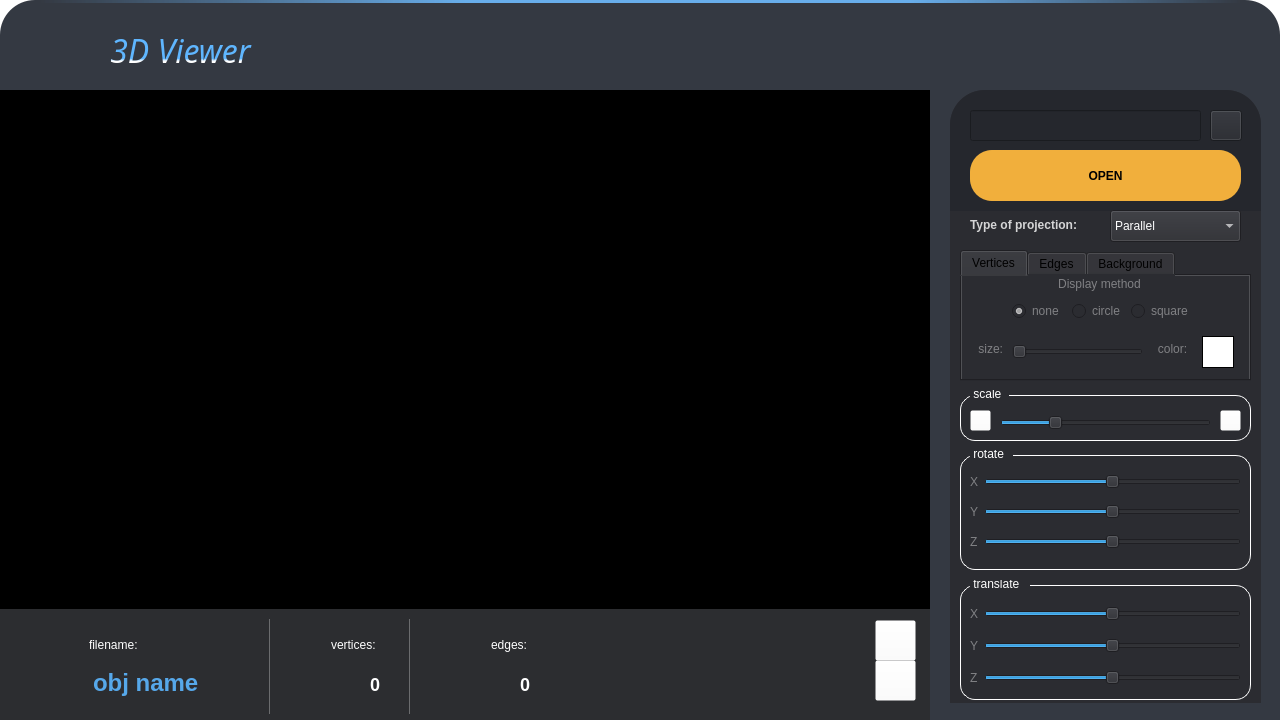
<?xml version="1.0" encoding="UTF-8"?>
<ui version="4.0">
 <class>MainWindow</class>
 <widget class="QMainWindow" name="MainWindow">
  <property name="geometry">
   <rect>
    <x>0</x>
    <y>0</y>
    <width>1280</width>
    <height>720</height>
   </rect>
  </property>
  <property name="windowTitle">
   <string>MainWindow</string>
  </property>
  <property name="styleSheet">
   <string notr="true">QMainWindow {
background-color: rgba(255, 255, 255, 0);
}

</string>
  </property>
  <widget class="QWidget" name="centralwidget">
   <property name="enabled">
    <bool>true</bool>
   </property>
   <property name="styleSheet">
    <string notr="true"/>
   </property>
   <widget class="QFrame" name="ViewerUI">
    <property name="geometry">
     <rect>
      <x>0</x>
      <y>0</y>
      <width>1280</width>
      <height>720</height>
     </rect>
    </property>
    <property name="styleSheet">
     <string notr="true">QFrame {
border-top-left-radius: 35px;
border-top-right-radius: 35px; 
background-color: rgb(52, 57, 66);
}
</string>
    </property>
    <property name="frameShape">
     <enum>QFrame::StyledPanel</enum>
    </property>
    <property name="frameShadow">
     <enum>QFrame::Raised</enum>
    </property>
    <widget class="GlWidget" name="OpenGlWidget" native="true">
     <property name="enabled">
      <bool>true</bool>
     </property>
     <property name="geometry">
      <rect>
       <x>-1</x>
       <y>90</y>
       <width>931</width>
       <height>523</height>
      </rect>
     </property>
     <property name="styleSheet">
      <string notr="true">GlWidget {
background-color: black;
}
</string>
     </property>
    </widget>
    <widget class="QFrame" name="blueline">
     <property name="geometry">
      <rect>
       <x>40</x>
       <y>0</y>
       <width>1200</width>
       <height>3</height>
      </rect>
     </property>
     <property name="styleSheet">
      <string notr="true">background-color: qlineargradient(spread:pad, x1:0, y1:0, x2:1, y2:0, stop:0 rgba(255, 255, 255, 0), stop:0.35468 rgba(104, 174, 235, 255), stop:0.724138 rgba(104, 174, 235, 255), stop:1 rgba(255, 255, 255, 0));

</string>
     </property>
     <property name="frameShape">
      <enum>QFrame::StyledPanel</enum>
     </property>
     <property name="frameShadow">
      <enum>QFrame::Raised</enum>
     </property>
    </widget>
    <widget class="QFrame" name="title">
     <property name="geometry">
      <rect>
       <x>40</x>
       <y>30</y>
       <width>231</width>
       <height>41</height>
      </rect>
     </property>
     <property name="frameShape">
      <enum>QFrame::StyledPanel</enum>
     </property>
     <property name="frameShadow">
      <enum>QFrame::Raised</enum>
     </property>
     <widget class="QLabel" name="h1">
      <property name="geometry">
       <rect>
        <x>0</x>
        <y>5</y>
        <width>281</width>
        <height>31</height>
       </rect>
      </property>
      <property name="font">
       <font>
        <family>Space Crusaders</family>
        <pointsize>-1</pointsize>
        <italic>true</italic>
        <bold>false</bold>
       </font>
      </property>
      <property name="styleSheet">
       <string notr="true">background-color: rgba(0, 0, 0, 0);
font-size: 32px;
color: qlineargradient(spread:pad, x1:0.5, y1:0, x2:0.5, y2:26, stop:0.9 rgba(95, 182, 255, 255), stop:1 rgba(255, 255, 255, 255));


</string>
      </property>
      <property name="text">
       <string>3D Viewer</string>
      </property>
      <property name="alignment">
       <set>Qt::AlignCenter</set>
      </property>
     </widget>
     <widget class="QFrame" name="icon">
      <property name="geometry">
       <rect>
        <x>0</x>
        <y>0</y>
        <width>41</width>
        <height>41</height>
       </rect>
      </property>
      <property name="font">
       <font>
        <family>Mshtakan</family>
       </font>
      </property>
      <property name="autoFillBackground">
       <bool>false</bool>
      </property>
      <property name="styleSheet">
       <string notr="true">image: url(:/res/assets/img/3d.svg);</string>
      </property>
      <property name="frameShape">
       <enum>QFrame::StyledPanel</enum>
      </property>
      <property name="frameShadow">
       <enum>QFrame::Raised</enum>
      </property>
     </widget>
    </widget>
    <widget class="QFrame" name="aside">
     <property name="geometry">
      <rect>
       <x>950</x>
       <y>90</y>
       <width>311</width>
       <height>613</height>
      </rect>
     </property>
     <property name="styleSheet">
      <string notr="true">background-color: rgb(43, 44, 49);


</string>
     </property>
     <property name="frameShape">
      <enum>QFrame::StyledPanel</enum>
     </property>
     <property name="frameShadow">
      <enum>QFrame::Raised</enum>
     </property>
     <widget class="QFrame" name="open_file_layer">
      <property name="geometry">
       <rect>
        <x>0</x>
        <y>0</y>
        <width>311</width>
        <height>121</height>
       </rect>
      </property>
      <property name="styleSheet">
       <string notr="true">background-color: rgb(37, 39, 45);</string>
      </property>
      <property name="frameShape">
       <enum>QFrame::StyledPanel</enum>
      </property>
      <property name="frameShadow">
       <enum>QFrame::Raised</enum>
      </property>
      <widget class="QPushButton" name="renderBtn">
       <property name="geometry">
        <rect>
         <x>20</x>
         <y>60</y>
         <width>271</width>
         <height>51</height>
        </rect>
       </property>
       <property name="styleSheet">
        <string notr="true">QPushButton {
border-radius: 22px;
background-color: rgb(241, 175, 60);
font-weight: 500;
}

QPushButton:hover {
	background-color: rgb(255, 198, 68);
}

QPushButton:pressed {
	margin-top: 5px;
	margin-right: 5px;
	margin-left: 5px;
	background-color: rgb(214, 249, 86);
}

</string>
       </property>
       <property name="text">
        <string>OPEN</string>
       </property>
      </widget>
      <widget class="QLineEdit" name="pathObj">
       <property name="geometry">
        <rect>
         <x>20</x>
         <y>20</y>
         <width>231</width>
         <height>31</height>
        </rect>
       </property>
       <property name="styleSheet">
        <string notr="true">padding-left: 5px;
padding-right: 5px;
color: rgb(255, 255, 255);</string>
       </property>
       <property name="readOnly">
        <bool>true</bool>
       </property>
      </widget>
      <widget class="QPushButton" name="openObjBtn">
       <property name="geometry">
        <rect>
         <x>260</x>
         <y>20</y>
         <width>32</width>
         <height>31</height>
        </rect>
       </property>
       <property name="styleSheet">
        <string notr="true">QPushButton {
	image: url(:/res/assets/img/open.svg);
}</string>
       </property>
       <property name="text">
        <string/>
       </property>
      </widget>
     </widget>
     <widget class="QFrame" name="Affines_transformations">
      <property name="geometry">
       <rect>
        <x>0</x>
        <y>300</y>
        <width>311</width>
        <height>321</height>
       </rect>
      </property>
      <property name="frameShape">
       <enum>QFrame::StyledPanel</enum>
      </property>
      <property name="frameShadow">
       <enum>QFrame::Raised</enum>
      </property>
      <widget class="QFrame" name="translate">
       <property name="geometry">
        <rect>
         <x>10</x>
         <y>190</y>
         <width>291</width>
         <height>120</height>
        </rect>
       </property>
       <property name="styleSheet">
        <string notr="true">QFrame {
color: white;
margin-top: 5px;
border: 1px solid white;
border-radius: 15px;
}

QLabel {
margin-top: 0;
border: none;
}</string>
       </property>
       <property name="frameShape">
        <enum>QFrame::StyledPanel</enum>
       </property>
       <property name="frameShadow">
        <enum>QFrame::Raised</enum>
       </property>
       <widget class="QLabel" name="translate_title_4">
        <property name="geometry">
         <rect>
          <x>10</x>
          <y>-4</y>
          <width>60</width>
          <height>16</height>
         </rect>
        </property>
        <property name="text">
         <string> translate </string>
        </property>
       </widget>
       <widget class="QWidget" name="layoutWidget_6">
        <property name="geometry">
         <rect>
          <x>10</x>
          <y>10</y>
          <width>271</width>
          <height>107</height>
         </rect>
        </property>
        <layout class="QVBoxLayout" name="verticalLayout_4">
         <property name="topMargin">
          <number>5</number>
         </property>
         <item>
          <layout class="QHBoxLayout" name="line_10">
           <property name="leftMargin">
            <number>0</number>
           </property>
           <item>
            <widget class="QLabel" name="label_10">
             <property name="styleSheet">
              <string notr="true">	color: rgba(255, 255, 255, 102);</string>
             </property>
             <property name="text">
              <string>X</string>
             </property>
            </widget>
           </item>
           <item>
            <widget class="QSlider" name="translate_x_val">
             <property name="minimum">
              <number>-100</number>
             </property>
             <property name="maximum">
              <number>100</number>
             </property>
             <property name="value">
              <number>0</number>
             </property>
             <property name="orientation">
              <enum>Qt::Horizontal</enum>
             </property>
            </widget>
           </item>
          </layout>
         </item>
         <item>
          <layout class="QHBoxLayout" name="line_11">
           <property name="leftMargin">
            <number>0</number>
           </property>
           <item>
            <widget class="QLabel" name="label_11">
             <property name="styleSheet">
              <string notr="true">	color: rgba(255, 255, 255, 102);</string>
             </property>
             <property name="text">
              <string>Y</string>
             </property>
            </widget>
           </item>
           <item>
            <widget class="QSlider" name="translate_y_val">
             <property name="minimum">
              <number>-100</number>
             </property>
             <property name="maximum">
              <number>100</number>
             </property>
             <property name="value">
              <number>0</number>
             </property>
             <property name="orientation">
              <enum>Qt::Horizontal</enum>
             </property>
            </widget>
           </item>
          </layout>
         </item>
         <item>
          <layout class="QHBoxLayout" name="line_12">
           <property name="leftMargin">
            <number>0</number>
           </property>
           <item>
            <widget class="QLabel" name="label_12">
             <property name="styleSheet">
              <string notr="true">	color: rgba(255, 255, 255, 102);</string>
             </property>
             <property name="text">
              <string>Z</string>
             </property>
            </widget>
           </item>
           <item>
            <widget class="QSlider" name="translate_z_val">
             <property name="minimum">
              <number>-100</number>
             </property>
             <property name="maximum">
              <number>100</number>
             </property>
             <property name="value">
              <number>0</number>
             </property>
             <property name="orientation">
              <enum>Qt::Horizontal</enum>
             </property>
            </widget>
           </item>
          </layout>
         </item>
        </layout>
       </widget>
      </widget>
      <widget class="QFrame" name="rotate">
       <property name="geometry">
        <rect>
         <x>10</x>
         <y>60</y>
         <width>291</width>
         <height>120</height>
        </rect>
       </property>
       <property name="styleSheet">
        <string notr="true">QFrame {
color: white;
margin-top: 5px;
border: 1px solid white;
border-radius: 15px;
}

QLabel {
margin-top: 0;
border: none;
}</string>
       </property>
       <property name="frameShape">
        <enum>QFrame::StyledPanel</enum>
       </property>
       <property name="frameShadow">
        <enum>QFrame::Raised</enum>
       </property>
       <widget class="QLabel" name="rotate_title">
        <property name="geometry">
         <rect>
          <x>10</x>
          <y>-4</y>
          <width>43</width>
          <height>16</height>
         </rect>
        </property>
        <property name="text">
         <string> rotate </string>
        </property>
       </widget>
       <widget class="QWidget" name="layoutWidget">
        <property name="geometry">
         <rect>
          <x>10</x>
          <y>10</y>
          <width>271</width>
          <height>101</height>
         </rect>
        </property>
        <layout class="QVBoxLayout" name="verticalLayout">
         <property name="topMargin">
          <number>5</number>
         </property>
         <item>
          <layout class="QHBoxLayout" name="line">
           <property name="leftMargin">
            <number>0</number>
           </property>
           <item>
            <widget class="QLabel" name="label">
             <property name="styleSheet">
              <string notr="true">	color: rgba(255, 255, 255, 102);</string>
             </property>
             <property name="text">
              <string>X</string>
             </property>
            </widget>
           </item>
           <item>
            <widget class="QSlider" name="rotate_x_val">
             <property name="minimum">
              <number>-360</number>
             </property>
             <property name="maximum">
              <number>360</number>
             </property>
             <property name="singleStep">
              <number>1</number>
             </property>
             <property name="orientation">
              <enum>Qt::Horizontal</enum>
             </property>
            </widget>
           </item>
          </layout>
         </item>
         <item>
          <layout class="QHBoxLayout" name="line_2">
           <property name="leftMargin">
            <number>0</number>
           </property>
           <item>
            <widget class="QLabel" name="label_2">
             <property name="styleSheet">
              <string notr="true">	color: rgba(255, 255, 255, 102);</string>
             </property>
             <property name="text">
              <string>Y</string>
             </property>
            </widget>
           </item>
           <item>
            <widget class="QSlider" name="rotate_y_val">
             <property name="minimum">
              <number>-360</number>
             </property>
             <property name="maximum">
              <number>360</number>
             </property>
             <property name="singleStep">
              <number>0</number>
             </property>
             <property name="orientation">
              <enum>Qt::Horizontal</enum>
             </property>
            </widget>
           </item>
          </layout>
         </item>
         <item>
          <layout class="QHBoxLayout" name="line_3">
           <property name="leftMargin">
            <number>0</number>
           </property>
           <item>
            <widget class="QLabel" name="label_3">
             <property name="styleSheet">
              <string notr="true">	color: rgba(255, 255, 255, 102);</string>
             </property>
             <property name="text">
              <string>Z</string>
             </property>
            </widget>
           </item>
           <item>
            <widget class="QSlider" name="rotate_z_val">
             <property name="minimum">
              <number>-360</number>
             </property>
             <property name="maximum">
              <number>360</number>
             </property>
             <property name="singleStep">
              <number>0</number>
             </property>
             <property name="orientation">
              <enum>Qt::Horizontal</enum>
             </property>
            </widget>
           </item>
          </layout>
         </item>
        </layout>
       </widget>
      </widget>
      <widget class="QFrame" name="scale">
       <property name="geometry">
        <rect>
         <x>10</x>
         <y>0</y>
         <width>291</width>
         <height>51</height>
        </rect>
       </property>
       <property name="styleSheet">
        <string notr="true">QFrame {
color: white;
margin-top: 5px;
border: 1px solid white;
border-radius: 15px;
}

QLabel {
margin-top: 0;
border: none;
}

QPushButton {
	background-color: rgba(255, 255, 255, 0);
}

QPushButton:pressed {
padding-top: 3px;
padding-right: 3px;
}</string>
       </property>
       <property name="frameShape">
        <enum>QFrame::StyledPanel</enum>
       </property>
       <property name="frameShadow">
        <enum>QFrame::Raised</enum>
       </property>
       <widget class="QLabel" name="rotate_title_4">
        <property name="geometry">
         <rect>
          <x>10</x>
          <y>-4</y>
          <width>39</width>
          <height>16</height>
         </rect>
        </property>
        <property name="text">
         <string> scale </string>
        </property>
       </widget>
       <widget class="QSlider" name="scale_val">
        <property name="geometry">
         <rect>
          <x>40</x>
          <y>20</y>
          <width>211</width>
          <height>25</height>
         </rect>
        </property>
        <property name="minimum">
         <number>1</number>
        </property>
        <property name="maximum">
         <number>200</number>
        </property>
        <property name="value">
         <number>50</number>
        </property>
        <property name="orientation">
         <enum>Qt::Horizontal</enum>
        </property>
       </widget>
       <widget class="QPushButton" name="out_btn">
        <property name="geometry">
         <rect>
          <x>10</x>
          <y>20</y>
          <width>21</width>
          <height>21</height>
         </rect>
        </property>
        <property name="styleSheet">
         <string notr="true">QPushButton {
image: url(:/res/assets/img/zoom_out.svg);
}</string>
        </property>
        <property name="text">
         <string/>
        </property>
       </widget>
       <widget class="QPushButton" name="in_btn">
        <property name="geometry">
         <rect>
          <x>260</x>
          <y>20</y>
          <width>21</width>
          <height>21</height>
         </rect>
        </property>
        <property name="styleSheet">
         <string notr="true">QPushButton {
image: url(:/res/assets/img/zoom_in.svg);
}
</string>
        </property>
        <property name="text">
         <string/>
        </property>
       </widget>
      </widget>
      <zorder>rotate</zorder>
      <zorder>scale</zorder>
      <zorder>translate</zorder>
     </widget>
     <widget class="QTabWidget" name="tabWidget">
      <property name="geometry">
       <rect>
        <x>10</x>
        <y>160</y>
        <width>291</width>
        <height>131</height>
       </rect>
      </property>
      <property name="styleSheet">
       <string notr="true"/>
      </property>
      <property name="currentIndex">
       <number>0</number>
      </property>
      <widget class="QWidget" name="vert_tab">
       <property name="styleSheet">
        <string notr="true">	color: rgba(255, 255, 255, 102);</string>
       </property>
       <attribute name="title">
        <string>Vertices</string>
       </attribute>
       <widget class="QLabel" name="vert_method_title">
        <property name="geometry">
         <rect>
          <x>87</x>
          <y>0</y>
          <width>101</width>
          <height>16</height>
         </rect>
        </property>
        <property name="text">
         <string>Display method</string>
        </property>
        <property name="alignment">
         <set>Qt::AlignCenter</set>
        </property>
       </widget>
       <widget class="QSlider" name="vert_size_val">
        <property name="geometry">
         <rect>
          <x>50</x>
          <y>60</y>
          <width>131</width>
          <height>31</height>
         </rect>
        </property>
        <property name="orientation">
         <enum>Qt::Horizontal</enum>
        </property>
       </widget>
       <widget class="QLabel" name="vert_size_title">
        <property name="geometry">
         <rect>
          <x>10</x>
          <y>65</y>
          <width>31</width>
          <height>16</height>
         </rect>
        </property>
        <property name="text">
         <string>size:</string>
        </property>
        <property name="alignment">
         <set>Qt::AlignRight|Qt::AlignTrailing|Qt::AlignVCenter</set>
        </property>
       </widget>
       <widget class="QLabel" name="vert_color_title">
        <property name="geometry">
         <rect>
          <x>190</x>
          <y>65</y>
          <width>41</width>
          <height>16</height>
         </rect>
        </property>
        <property name="text">
         <string>color:</string>
        </property>
        <property name="alignment">
         <set>Qt::AlignCenter</set>
        </property>
       </widget>
       <widget class="QWidget" name="layoutWidget">
        <property name="geometry">
         <rect>
          <x>50</x>
          <y>20</y>
          <width>181</width>
          <height>31</height>
         </rect>
        </property>
        <layout class="QHBoxLayout" name="horizontalLayout">
         <property name="spacing">
          <number>0</number>
         </property>
         <item>
          <widget class="QRadioButton" name="vert_none_val">
           <property name="text">
            <string>none</string>
           </property>
           <property name="checked">
            <bool>true</bool>
           </property>
          </widget>
         </item>
         <item>
          <widget class="QRadioButton" name="vert_circle_val">
           <property name="text">
            <string>circle</string>
           </property>
          </widget>
         </item>
         <item>
          <widget class="QRadioButton" name="vert_square_val">
           <property name="text">
            <string>square</string>
           </property>
          </widget>
         </item>
        </layout>
       </widget>
       <widget class="QPushButton" name="vert_color_val">
        <property name="geometry">
         <rect>
          <x>240</x>
          <y>60</y>
          <width>32</width>
          <height>32</height>
         </rect>
        </property>
        <property name="styleSheet">
         <string notr="true">border-radius: 0;
border: 1px solid black;
background-color: rgb(255, 255, 255);</string>
        </property>
        <property name="text">
         <string/>
        </property>
       </widget>
      </widget>
      <widget class="QWidget" name="edge_tab">
       <property name="styleSheet">
        <string notr="true">	color: rgba(255, 255, 255, 102);</string>
       </property>
       <attribute name="title">
        <string>Edges</string>
       </attribute>
       <widget class="QLabel" name="edge_type_title">
        <property name="geometry">
         <rect>
          <x>90</x>
          <y>0</y>
          <width>101</width>
          <height>16</height>
         </rect>
        </property>
        <property name="text">
         <string>Type</string>
        </property>
        <property name="alignment">
         <set>Qt::AlignCenter</set>
        </property>
       </widget>
       <widget class="QWidget" name="layoutWidget_2">
        <property name="geometry">
         <rect>
          <x>70</x>
          <y>20</y>
          <width>151</width>
          <height>31</height>
         </rect>
        </property>
        <layout class="QHBoxLayout" name="horizontalLayout_2">
         <property name="spacing">
          <number>0</number>
         </property>
         <item>
          <widget class="QRadioButton" name="edge_solid_val">
           <property name="text">
            <string>solid</string>
           </property>
           <property name="checked">
            <bool>true</bool>
           </property>
          </widget>
         </item>
         <item>
          <widget class="QRadioButton" name="edge_dashed_val">
           <property name="text">
            <string>dashed</string>
           </property>
          </widget>
         </item>
        </layout>
       </widget>
       <widget class="QSlider" name="edge_thic_val">
        <property name="geometry">
         <rect>
          <x>80</x>
          <y>60</y>
          <width>101</width>
          <height>31</height>
         </rect>
        </property>
        <property name="minimum">
         <number>1</number>
        </property>
        <property name="maximum">
         <number>100</number>
        </property>
        <property name="orientation">
         <enum>Qt::Horizontal</enum>
        </property>
       </widget>
       <widget class="QLabel" name="edge_color_title">
        <property name="geometry">
         <rect>
          <x>190</x>
          <y>65</y>
          <width>41</width>
          <height>16</height>
         </rect>
        </property>
        <property name="text">
         <string>color:</string>
        </property>
        <property name="alignment">
         <set>Qt::AlignCenter</set>
        </property>
       </widget>
       <widget class="QLabel" name="edge_thic_title">
        <property name="geometry">
         <rect>
          <x>10</x>
          <y>65</y>
          <width>61</width>
          <height>20</height>
         </rect>
        </property>
        <property name="text">
         <string>thickness:</string>
        </property>
        <property name="alignment">
         <set>Qt::AlignRight|Qt::AlignTrailing|Qt::AlignVCenter</set>
        </property>
       </widget>
       <widget class="QPushButton" name="edge_color_val">
        <property name="geometry">
         <rect>
          <x>240</x>
          <y>60</y>
          <width>32</width>
          <height>32</height>
         </rect>
        </property>
        <property name="styleSheet">
         <string notr="true">border-radius: 0;
border: 1px solid black;
background-color: rgb(255, 255, 255);</string>
        </property>
        <property name="text">
         <string/>
        </property>
       </widget>
      </widget>
      <widget class="QWidget" name="back_tab">
       <property name="styleSheet">
        <string notr="true">	color: rgba(255, 255, 255, 102);</string>
       </property>
       <attribute name="title">
        <string>Background</string>
       </attribute>
       <widget class="QLabel" name="back_tab_color_title">
        <property name="geometry">
         <rect>
          <x>60</x>
          <y>35</y>
          <width>121</width>
          <height>20</height>
         </rect>
        </property>
        <property name="text">
         <string>background-color:</string>
        </property>
        <property name="alignment">
         <set>Qt::AlignCenter</set>
        </property>
       </widget>
       <widget class="QPushButton" name="background_color_val">
        <property name="geometry">
         <rect>
          <x>190</x>
          <y>30</y>
          <width>32</width>
          <height>32</height>
         </rect>
        </property>
        <property name="styleSheet">
         <string notr="true">border-radius: 0;
border: 1px solid black;
background-color: rgb(0, 0, 0);</string>
        </property>
        <property name="text">
         <string/>
        </property>
       </widget>
      </widget>
     </widget>
     <widget class="QComboBox" name="projection_types">
      <property name="geometry">
       <rect>
        <x>160</x>
        <y>120</y>
        <width>131</width>
        <height>32</height>
       </rect>
      </property>
      <property name="styleSheet">
       <string notr="true">color: rgb(255, 255, 255);</string>
      </property>
      <item>
       <property name="text">
        <string>Parallel</string>
       </property>
      </item>
      <item>
       <property name="text">
        <string>Central</string>
       </property>
      </item>
     </widget>
     <widget class="QLabel" name="projection_title">
      <property name="geometry">
       <rect>
        <x>20</x>
        <y>127</y>
        <width>131</width>
        <height>16</height>
       </rect>
      </property>
      <property name="styleSheet">
       <string notr="true">color: rgba(255, 255, 255, 0.8);
font-weight: bold;</string>
      </property>
      <property name="text">
       <string>Type of projection:</string>
      </property>
     </widget>
    </widget>
    <widget class="QFrame" name="footer">
     <property name="geometry">
      <rect>
       <x>-1</x>
       <y>609</y>
       <width>931</width>
       <height>111</height>
      </rect>
     </property>
     <property name="styleSheet">
      <string notr="true">background-color: rgb(44, 45, 48);
border-radius: 0;</string>
     </property>
     <property name="frameShape">
      <enum>QFrame::StyledPanel</enum>
     </property>
     <property name="frameShadow">
      <enum>QFrame::Raised</enum>
     </property>
     <widget class="QFrame" name="obj_info">
      <property name="geometry">
       <rect>
        <x>0</x>
        <y>10</y>
        <width>571</width>
        <height>121</height>
       </rect>
      </property>
      <property name="styleSheet">
       <string notr="true">image: none;
color: rgb(255, 255, 255);
</string>
      </property>
      <property name="frameShape">
       <enum>QFrame::StyledPanel</enum>
      </property>
      <property name="frameShadow">
       <enum>QFrame::Raised</enum>
      </property>
      <widget class="QFrame" name="frame_2">
       <property name="geometry">
        <rect>
         <x>30</x>
         <y>0</y>
         <width>231</width>
         <height>91</height>
        </rect>
       </property>
       <property name="frameShape">
        <enum>QFrame::StyledPanel</enum>
       </property>
       <property name="frameShadow">
        <enum>QFrame::Raised</enum>
       </property>
       <widget class="QLabel" name="filename_title">
        <property name="geometry">
         <rect>
          <x>60</x>
          <y>10</y>
          <width>61</width>
          <height>31</height>
         </rect>
        </property>
        <property name="text">
         <string>filename:</string>
        </property>
       </widget>
       <widget class="QLabel" name="filename_ico">
        <property name="geometry">
         <rect>
          <x>10</x>
          <y>10</y>
          <width>41</width>
          <height>31</height>
         </rect>
        </property>
        <property name="styleSheet">
         <string notr="true">image: url(:/res/assets/img/filename.svg);</string>
        </property>
        <property name="text">
         <string/>
        </property>
       </widget>
       <widget class="QLineEdit" name="filename_val">
        <property name="geometry">
         <rect>
          <x>62</x>
          <y>43</y>
          <width>171</width>
          <height>41</height>
         </rect>
        </property>
        <property name="styleSheet">
         <string notr="true">font-size: 24px;
font-weight: bold;
color: rgba(91, 181, 255, 0.9);</string>
        </property>
        <property name="text">
         <string>obj name</string>
        </property>
        <property name="readOnly">
         <bool>true</bool>
        </property>
        <property name="cursorMoveStyle">
         <enum>Qt::LogicalMoveStyle</enum>
        </property>
       </widget>
      </widget>
      <widget class="QFrame" name="frame_3">
       <property name="geometry">
        <rect>
         <x>280</x>
         <y>0</y>
         <width>121</width>
         <height>91</height>
        </rect>
       </property>
       <property name="frameShape">
        <enum>QFrame::StyledPanel</enum>
       </property>
       <property name="frameShadow">
        <enum>QFrame::Raised</enum>
       </property>
       <widget class="QLabel" name="vert_title">
        <property name="geometry">
         <rect>
          <x>52</x>
          <y>10</y>
          <width>61</width>
          <height>31</height>
         </rect>
        </property>
        <property name="text">
         <string>vertices:</string>
        </property>
       </widget>
       <widget class="QLabel" name="vert_ico">
        <property name="geometry">
         <rect>
          <x>10</x>
          <y>10</y>
          <width>41</width>
          <height>31</height>
         </rect>
        </property>
        <property name="styleSheet">
         <string notr="true">image: url(:/res/assets/img/vert_ico.svg);</string>
        </property>
        <property name="text">
         <string/>
        </property>
       </widget>
       <widget class="QLabel" name="vert_numb_val">
        <property name="geometry">
         <rect>
          <x>0</x>
          <y>40</y>
          <width>101</width>
          <height>51</height>
         </rect>
        </property>
        <property name="styleSheet">
         <string notr="true">font-size: 18px;
font-weight: bold;</string>
        </property>
        <property name="text">
         <string>0</string>
        </property>
        <property name="alignment">
         <set>Qt::AlignRight|Qt::AlignTrailing|Qt::AlignVCenter</set>
        </property>
       </widget>
      </widget>
      <widget class="QFrame" name="frame_4">
       <property name="geometry">
        <rect>
         <x>440</x>
         <y>0</y>
         <width>121</width>
         <height>91</height>
        </rect>
       </property>
       <property name="frameShape">
        <enum>QFrame::StyledPanel</enum>
       </property>
       <property name="frameShadow">
        <enum>QFrame::Raised</enum>
       </property>
       <widget class="QLabel" name="edges_title">
        <property name="geometry">
         <rect>
          <x>52</x>
          <y>10</y>
          <width>61</width>
          <height>31</height>
         </rect>
        </property>
        <property name="text">
         <string>edges:</string>
        </property>
       </widget>
       <widget class="QLabel" name="edges_ico">
        <property name="geometry">
         <rect>
          <x>10</x>
          <y>10</y>
          <width>41</width>
          <height>31</height>
         </rect>
        </property>
        <property name="styleSheet">
         <string notr="true">image: url(:/res/assets/img/face_ico.svg);</string>
        </property>
        <property name="text">
         <string/>
        </property>
       </widget>
       <widget class="QLabel" name="edges_numb_val">
        <property name="geometry">
         <rect>
          <x>-10</x>
          <y>40</y>
          <width>101</width>
          <height>51</height>
         </rect>
        </property>
        <property name="styleSheet">
         <string notr="true">font-size: 18px;
font-weight: bold;</string>
        </property>
        <property name="text">
         <string>0</string>
        </property>
        <property name="alignment">
         <set>Qt::AlignRight|Qt::AlignTrailing|Qt::AlignVCenter</set>
        </property>
       </widget>
      </widget>
      <widget class="Line" name="delim2">
       <property name="geometry">
        <rect>
         <x>410</x>
         <y>0</y>
         <width>1</width>
         <height>95</height>
        </rect>
       </property>
       <property name="styleSheet">
        <string notr="true">background-color: rgba(255, 255, 255, 0.3);</string>
       </property>
       <property name="orientation">
        <enum>Qt::Vertical</enum>
       </property>
      </widget>
      <widget class="Line" name="delim1">
       <property name="geometry">
        <rect>
         <x>270</x>
         <y>0</y>
         <width>1</width>
         <height>95</height>
        </rect>
       </property>
       <property name="styleSheet">
        <string notr="true">background-color: rgba(255, 255, 255, 0.3);</string>
       </property>
       <property name="orientation">
        <enum>Qt::Vertical</enum>
       </property>
      </widget>
     </widget>
    </widget>
    <widget class="QFrame" name="window_nav">
     <property name="geometry">
      <rect>
       <x>1175</x>
       <y>10</y>
       <width>91</width>
       <height>41</height>
      </rect>
     </property>
     <property name="styleSheet">
      <string notr="true">QFrame {
image: none;
}

QPushButton:pressed {
padding-top: 5px;
padding-right: 5px;
}</string>
     </property>
     <property name="frameShape">
      <enum>QFrame::StyledPanel</enum>
     </property>
     <property name="frameShadow">
      <enum>QFrame::Raised</enum>
     </property>
     <widget class="QPushButton" name="minimizeBtn">
      <property name="geometry">
       <rect>
        <x>10</x>
        <y>0</y>
        <width>32</width>
        <height>32</height>
       </rect>
      </property>
      <property name="styleSheet">
       <string notr="true">border-radius: 0;
image: url(:/res/assets/img/minimize.svg);</string>
      </property>
      <property name="text">
       <string/>
      </property>
     </widget>
     <widget class="QPushButton" name="closeBtn">
      <property name="geometry">
       <rect>
        <x>50</x>
        <y>0</y>
        <width>32</width>
        <height>32</height>
       </rect>
      </property>
      <property name="styleSheet">
       <string notr="true">border-radius: 0;
image: url(:/res/assets/img/cross.svg);</string>
      </property>
      <property name="text">
       <string/>
      </property>
     </widget>
    </widget>
    <widget class="QFrame" name="footerline">
     <property name="geometry">
      <rect>
       <x>0</x>
       <y>610</y>
       <width>1280</width>
       <height>114</height>
      </rect>
     </property>
     <property name="styleSheet">
      <string notr="true">
background-color: none;
image: url(:/res/assets/img/bottom_line.png);</string>
     </property>
     <property name="frameShape">
      <enum>QFrame::StyledPanel</enum>
     </property>
     <property name="frameShadow">
      <enum>QFrame::Raised</enum>
     </property>
     <widget class="QFrame" name="take_a_shot">
      <property name="geometry">
       <rect>
        <x>840</x>
        <y>0</y>
        <width>81</width>
        <height>91</height>
       </rect>
      </property>
      <property name="styleSheet">
       <string notr="true">QFrame {
image: none;
}

QPushButton:pressed {
padding-top: 4px;
padding-right: 2px;
padding-left: 2px;
}</string>
      </property>
      <property name="frameShape">
       <enum>QFrame::StyledPanel</enum>
      </property>
      <property name="frameShadow">
       <enum>QFrame::Raised</enum>
      </property>
      <widget class="QPushButton" name="snap_btn">
       <property name="geometry">
        <rect>
         <x>35</x>
         <y>10</y>
         <width>41</width>
         <height>41</height>
        </rect>
       </property>
       <property name="styleSheet">
        <string notr="true">QPushButton {
	background-color: rgba(255, 255, 255, 0);
	image: url(:/res/assets/img/photo_ico.svg);
}</string>
       </property>
       <property name="text">
        <string/>
       </property>
      </widget>
      <widget class="QPushButton" name="gif_btn">
       <property name="geometry">
        <rect>
         <x>35</x>
         <y>50</y>
         <width>41</width>
         <height>41</height>
        </rect>
       </property>
       <property name="styleSheet">
        <string notr="true">QPushButton {
	color: red;
	font-size: 21px;
	font-weight: bold;
	background-color: rgba(255, 255, 255, 0);
	image: url(:/res/assets/img/gif_ico.svg);
}</string>
       </property>
       <property name="text">
        <string/>
       </property>
      </widget>
     </widget>
    </widget>
    <widget class="QFrame" name="bg_mock">
     <property name="geometry">
      <rect>
       <x>-1</x>
       <y>90</y>
       <width>931</width>
       <height>523</height>
      </rect>
     </property>
     <property name="styleSheet">
      <string notr="true">QFrame {
border-radius: 0;
background-color: rgb(0, 0, 0);
}</string>
     </property>
     <property name="frameShape">
      <enum>QFrame::StyledPanel</enum>
     </property>
     <property name="frameShadow">
      <enum>QFrame::Raised</enum>
     </property>
    </widget>
    <zorder>bg_mock</zorder>
    <zorder>OpenGlWidget</zorder>
    <zorder>blueline</zorder>
    <zorder>title</zorder>
    <zorder>window_nav</zorder>
    <zorder>footer</zorder>
    <zorder>footerline</zorder>
    <zorder>aside</zorder>
   </widget>
  </widget>
 </widget>
 <customwidgets>
  <customwidget>
   <class>GlWidget</class>
   <extends>QWidget</extends>
   <header>glwidget.h</header>
   <container>1</container>
  </customwidget>
 </customwidgets>
 <resources/>
 <connections/>
</ui>
